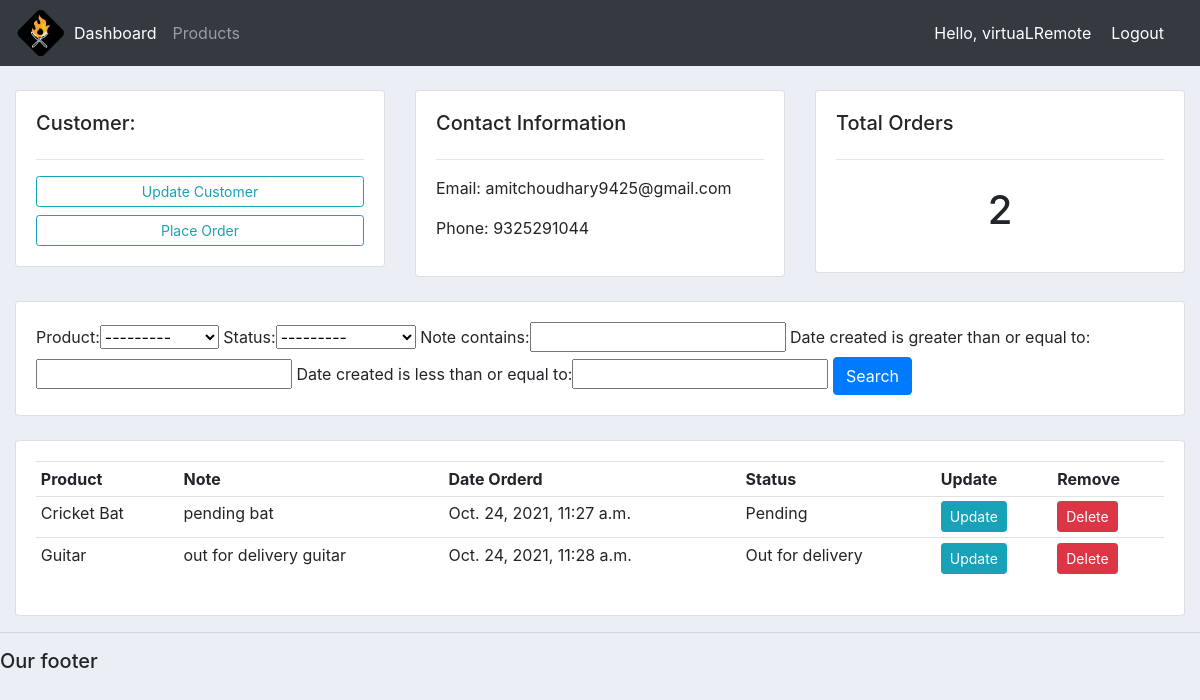
Page /costumers/2/ (signed in) on the committed database.
### accounts/models.py (models this page shows, shortened)
class Customer(models.Model):
    user = models.OneToOneField(User, null=True, on_delete=CASCADE)
    name = models.CharField(max_length=200, null=True)
    phone = models.CharField(max_length=20, null=True)
    email = models.CharField(max_length=200, null=True)
    profile_pic = models.ImageField(default="profile_pic.jpg", null=True, blank=True)
    date_created = models.DateTimeField(auto_now_add=True, null=True)

class Order(models.Model):
    STATUS = (
        ('Pending', 'Pending'),
        ('Out for delivery', 'Out for delivery'),
        ('Delivered', 'Delivered')
    )
    customer = models.ForeignKey(Customer, null=True, on_delete=models.SET_NULL)
    product = models.ForeignKey(Product, null=True, on_delete=models.SET_NULL)
    date_created = models.DateTimeField(auto_now_add=True, null=True)
    status = models.CharField(max_length=200, null=True, choices=STATUS)
    note = models.CharField(max_length=1000, null=True)

class Product(models.Model):
    CATEGORY = (
        ('Indoor', 'Indoor'),
        ('Out door', 'Out door')
    )
    name = models.CharField(max_length=200, null=True)
    price = models.FloatField(null=True)
    category = models.CharField(max_length=200, null=True, choices=CATEGORY)
    description = models.CharField(max_length=200, null=True, blank=True)
    date_created = models.DateTimeField(auto_now_add=True, null=True)
    tags = ManyToManyField(Tag)
    def __str__(self):
        return self.name

### accounts/decorators.py (the view)
        def wrapper_func(request, *args, **kwargs):
            group = None
            if request.user.groups.exists():
                group = request.user.groups.all()[0].name
            if group in allowed_roles:
                return view_func(request, *args, **kwargs)
            else:
                return HttpResponse('You are restricted to view this page!')

### accounts/views.py (called while the page is built)
@login_required(login_url="login")
@allowed_users(allowed_roles=['admin'])
def costumers(request, cust_id):
    customer = Customer.objects.get(id=cust_id)
    order = customer.order_set.all()
    total_order = order.count()
    myFilter = OrderFilter(request.GET, queryset=order)
    order = myFilter.qs
    dict = {
        'customers':customer, 'orders':order, 'total_orders':total_order, 'myFilter':myFilter
    }
    return render(request, 'accounts/costumers.html', dict)

### accounts/templates/accounts/costumers.html
{% extends 'accounts/main.html' %}
{% block content %}
	<br>
    <div class="row">
        <div class="col-md">
            <div class="card card-body">
                <h5>Customer:</h5>
                <hr>
                <a class="btn btn-outline-info  btn-sm btn-block" href="">Update Customer</a>
                <a class="btn btn-outline-info  btn-sm btn-block" href="{% url 'create_order' customers.id %}">Place Order</a>
            </div>
        </div>
        <div class="col-md">
            <div class="card card-body">
                <h5>Contact Information</h5>
                <hr>
                <p>Email: {{ customers.email }}</p>
                <p>Phone: {{ customers.phone }}</p>
            </div>
        </div>
        <div class="col-md">
            <div class="card card-body">
                <h5>Total Orders</h5>
                <hr>
                <h1 style="text-align: center;padding: 10px">{{ total_orders }}</h1>
            </div>
        </div>
    </div>
    <br>
    <div class="row">
        <div class="col">
            <div class="card card-body">
                <form method="get">
                    {{ myFilter.form }}
                <button class="btn btn-primary" type="submit">Search</button>
            </form>
            </div>
        </div>
    </div>
    <br>
    <div class="row">
        <div class="col-md">
            <div class="card card-body">
                <table class="table table-sm">
                    <tr>
                        <th>Product</th>
                        <th>Note</th>
                        <th>Date Orderd</th>
                        <th>Status</th>
                        <th>Update</th>
                        <th>Remove</th>
                    </tr>
                    {% for order in orders %}
                        <tr>
                            <td>{{ order.product }}</td>
                            <td>{{ order.note }}</td>
                            <td>{{ order.date_created }}</td>
                            <td>{{ order.status }}</td>
                            <td><a class="btn btn-sm btn-info" href="{% url 'update_order' order.id %}">Update</a></td>
                            <td><a class="btn btn-sm btn-danger"href="{% url 'delete_order' order.id %}">Delete</a></td>
                        </tr>
                    {% endfor %}
                </table>
            </div>
        </div>
    </div>
{% endblock %}

### accounts/templates/accounts/navbar.html (shortened to what this page needs)
{% load static %}
<nav class="navbar navbar-expand-lg navbar-dark bg-dark">
    <img src="{% static 'images/logo.png' %}" width="50" height="50">
    <div class="collapse navbar-collapse" id="navbarNav">
      <ul class="navbar-nav">
        {% if request.user.is_staff %}
          <li class="nav-item active">
            <a class="nav-link" href="{% url 'home' %}">Dashboard <span class="sr-only">(current)</span></a>
          </li>
          <li class="nav-item">
            <a class="nav-link" href="{% url 'products' %}">Products</a>
          </li>
        {% else %}
          <li class="nav-item">
            <a class="nav-link" href="{% url 'account' %}">Settings</a>
          </li>
        {% endif %}
      </ul>
    </div>
    <span class="hello-msg">Hello, {{ request.user }}</span>
    <span><a class="hello-msg" href="{% url 'logout' %}">Logout</a></span>
  </nav>

### static/css/main.css (style rules this page uses)
body { background-color: #ebeff5; }

### accounts/templates/accounts/navbar.html (style rules this page uses)
.hello-msg { font-size: 18; color: #fff; margin-right: 20px; }

### rows in the picture
Customer: email "amitchoudhary9425@gmail.com", phone "9325291044"
Order: product "Cricket Bat", note "pending bat", date_created "Oct. 24, 2021, 11:27 a.m.", status "Pending"
Order: product "Guitar", note "out for delivery guitar", date_created "Oct. 24, 2021, 11:28 a.m.", status "Out for delivery"

### other values in the picture
{{ request.user }} "virtuaLRemote"
{{ total_orders }} "2"
